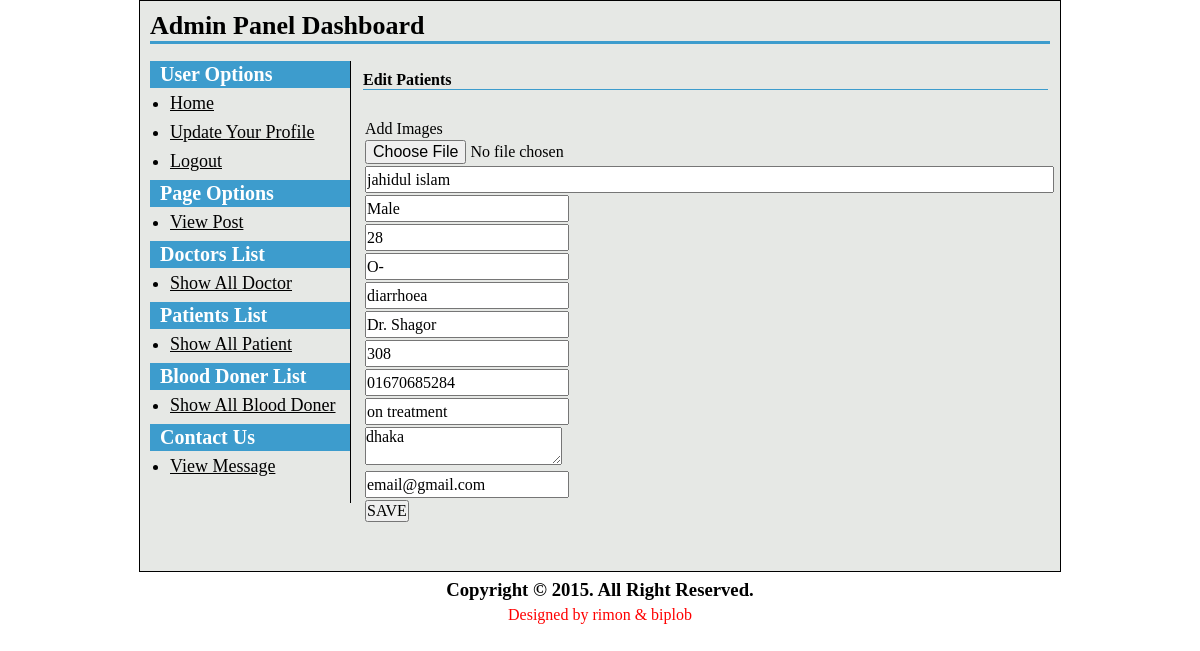
Page /patients/update-profile.php (signed in) on the committed database.
### tables this page shows
CREATE TABLE IF NOT EXISTS `patients` (
  `p_id` int(11) NOT NULL,
  `p_pic` varchar(255) NOT NULL,
  `p_username` varchar(30) NOT NULL,
  `p_name` varchar(255) NOT NULL,
  `p_password` varchar(100) NOT NULL,
  `age` int(11) NOT NULL,
  `sex` varchar(255) NOT NULL,
  `blood_group` varchar(255) NOT NULL,
  `type_of_disease` varchar(255) NOT NULL,
  `treating_doctor` varchar(255) NOT NULL,
  `room_no` int(11) NOT NULL,
  `contact` varchar(255) NOT NULL,
  `p_status` varchar(255) NOT NULL,
  `total_bill` varchar(255) NOT NULL,
  `address` text NOT NULL,
  `email` varchar(255) NOT NULL,
  `add_date` varchar(255) NOT NULL,
  `p_room_rent` int(10) DEFAULT NULL,
  `p_medecine_cost` int(10) DEFAULT NULL,
  `p_test_cost` int(10) DEFAULT NULL,
  `p_other_cost` int(10) DEFAULT NULL,
  `p_total` int(10) DEFAULT NULL,
  `release_date` date NOT NULL
);

### patients/update-profile.php (the view, shortened to what this page needs)
<?php
if(isset($_SESSION['p_username']))
{
	$username=$_SESSION['p_username'];
}
else {
	header('location:../index.php');
}
?>
<?php
include('config.php');
?>
<?php include('header.php');?>
	<h2>Edit Patients</h2>
		<p>&nbsp;</p>
	<?php
					$statement = $db->prepare("SELECT * FROM patients WHERE p_username=? ORDER By p_id");
					$statement->execute(array($username));
					$result = $statement->fetchAll(PDO::FETCH_ASSOC);
				foreach($result as $row)
				{
					$p_name = $row['p_name'];
					$sex = $row['sex'];
					$age = $row['age'];
					$blood_group = $row['blood_group'];
					$type_of_disease = $row['type_of_disease'];
					$treating_doctor = $row['treating_doctor'];
					$room_no = $row['room_no'];
					$contact = $row['contact'];
					$p_status = $row['p_status'];
					$address = $row['address'];
					$email = $row['email'];
				}
				?>
	<form action="" method="post" enctype="multipart/form-data">
		<table class="tbl1">
		<tr>
			<td>Add Images</td>
		</tr>
		<tr>
			<td><input type="file" name="p_pic"></td>
		</tr>
		<tr>
			<td><input class="long" type="text" name="name" value="<?php echo $p_name;?>" placeholder="Name"></td>
		</tr>
		<tr>
			<td><input type="text" name="sex" value="<?php echo $sex;?>"></td>
		</tr>
		<tr >
				<td><input class="short" type="text" name="age" value="<?php echo $age;?>" placeholder="Age"></td>
		</tr>
		<tr>
			<td><input class="short" type="text" name="blood_group" value="<?php echo $blood_group;?>" placeholder="Blood Group"></td>
		</tr>
		<tr>
			<td><input class="short" type="text" name="disease" value="<?php echo $type_of_disease;?>" placeholder="Type of Disease"></td>
		</tr>
		<tr>
			<td><input class="short" type="text" name="treating_doctor" value="<?php echo $treating_doctor;?>" placeholder="Treating Doctor"></td>
		</tr>
		<tr>
			<td><input class="short" type="text" name="room_no" value="<?php echo $room_no;?>" placeholder="Room Number"></td>
		</tr>
		<tr>
			<td><input  class="short" type="text" name="contact" value="<?php echo $contact;?>" placeholder="Contact Number"></td>
		</tr>
		<tr>
			<td><input  class="short" type="text" name="p_status" value="<?php echo $p_status;?>" placeholder="Patient Status"></td>
		</tr>
		<tr class="address">
			<td><textarea class="short" name="address" value="" placeholder="Address"><?php echo $address;?></textarea></td>
		</tr>
		<tr>
			<td><input  class="short" type="text" name="email" value="<?php echo $email;?>" placeholder="Email"></td>
		</tr>
		<tr>
			<td><input type="submit" value="SAVE" name="add_patient"></td>
		</tr>
		</table>
	</form>
<?php include("footer.php"); ?>

### patients/style-admin.css (style rules this page uses)
* { padding: 0; margin: 0; }
body, input, textarea, select { font-family: 'Times New Roman', arial; font-size: 16px; }
input[type='submit'] { cursor: pointer; }
input.short[type='text'], input.short[type='password'] { width: 200px; }
input.long[type='text'], input.long[type='password'] { width: 685px; }
table.tbl1 { margin-top: 10px; }
table.tbl1 tr td input[type='text'] { height: 23px; line-height: 23px; }
#content h2 { font-size: 16px; color: #000; border-bottom: 1px solid #3d9ccd; margin-top: 10px; }

### rows in the picture
patients: name "jahidul islam", sex "Male", age "28", blood_group "O-", disease "diarrhoea", treating_doctor "Dr. Shagor", room_no "308", contact "01670685284", p_status "on treatment", address "dhaka", email "email@gmail.com"
